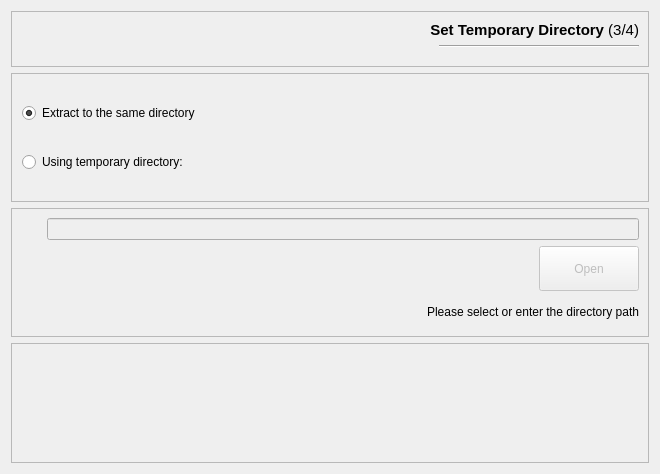
<?xml version="1.0" encoding="UTF-8"?>
<ui version="4.0">
 <class>QExtractWizardPageTempDir</class>
 <widget class="QWizardPage" name="QExtractWizardPageTempDir">
  <property name="geometry">
   <rect>
    <x>0</x>
    <y>0</y>
    <width>660</width>
    <height>474</height>
   </rect>
  </property>
  <property name="windowTitle">
   <string>WizardPage</string>
  </property>
  <layout class="QVBoxLayout" name="verticalLayout">
   <item>
    <widget class="QFrame" name="mTitleFrame">
     <property name="maximumSize">
      <size>
       <width>16777215</width>
       <height>56</height>
      </size>
     </property>
     <property name="layoutDirection">
      <enum>Qt::RightToLeft</enum>
     </property>
     <property name="frameShape">
      <enum>QFrame::StyledPanel</enum>
     </property>
     <property name="frameShadow">
      <enum>QFrame::Raised</enum>
     </property>
     <layout class="QFormLayout" name="formLayout">
      <item row="1" column="0">
       <widget class="Line" name="mHLine0">
        <property name="minimumSize">
         <size>
          <width>200</width>
          <height>0</height>
         </size>
        </property>
        <property name="orientation">
         <enum>Qt::Horizontal</enum>
        </property>
       </widget>
      </item>
      <item row="0" column="0" colspan="2">
       <widget class="QLabel" name="mLabelTitle">
        <property name="font">
         <font>
          <family>Microsoft Sans Serif</family>
          <pointsize>11</pointsize>
         </font>
        </property>
        <property name="text">
         <string>&lt;html&gt;&lt;head/&gt;&lt;body&gt;&lt;p&gt;&lt;span style=&quot; font-weight:600;&quot;&gt;Set Temporary Directory &lt;/span&gt;(3/4)&lt;/p&gt;&lt;/body&gt;&lt;/html&gt;</string>
        </property>
        <property name="alignment">
         <set>Qt::AlignRight|Qt::AlignTrailing|Qt::AlignVCenter</set>
        </property>
       </widget>
      </item>
     </layout>
    </widget>
   </item>
   <item>
    <widget class="QFrame" name="mContentFrame">
     <property name="frameShape">
      <enum>QFrame::StyledPanel</enum>
     </property>
     <property name="frameShadow">
      <enum>QFrame::Raised</enum>
     </property>
     <layout class="QVBoxLayout" name="verticalLayout_2">
      <property name="spacing">
       <number>0</number>
      </property>
      <property name="leftMargin">
       <number>10</number>
      </property>
      <property name="topMargin">
       <number>0</number>
      </property>
      <property name="rightMargin">
       <number>0</number>
      </property>
      <property name="bottomMargin">
       <number>0</number>
      </property>
      <item>
       <widget class="QRadioButton" name="mRadioButtonEmplace">
        <property name="font">
         <font>
          <family>Microsoft Sans Serif</family>
         </font>
        </property>
        <property name="text">
         <string>Extract to the same directory</string>
        </property>
        <property name="checked">
         <bool>true</bool>
        </property>
       </widget>
      </item>
      <item>
       <widget class="QRadioButton" name="mRadioButtonUseBelow">
        <property name="font">
         <font>
          <family>Microsoft Sans Serif</family>
         </font>
        </property>
        <property name="text">
         <string>Using temporary directory:</string>
        </property>
        <property name="checked">
         <bool>false</bool>
        </property>
       </widget>
      </item>
     </layout>
    </widget>
   </item>
   <item>
    <widget class="QFrame" name="mDirFrame">
     <property name="maximumSize">
      <size>
       <width>16777215</width>
       <height>200</height>
      </size>
     </property>
     <property name="layoutDirection">
      <enum>Qt::RightToLeft</enum>
     </property>
     <property name="frameShape">
      <enum>QFrame::StyledPanel</enum>
     </property>
     <property name="frameShadow">
      <enum>QFrame::Raised</enum>
     </property>
     <layout class="QVBoxLayout" name="verticalLayout_3">
      <property name="leftMargin">
       <number>35</number>
      </property>
      <item>
       <widget class="QLineEdit" name="mLineEditTempDir">
        <property name="enabled">
         <bool>false</bool>
        </property>
        <property name="font">
         <font>
          <family>Microsoft Sans Serif</family>
         </font>
        </property>
       </widget>
      </item>
      <item>
       <widget class="QPushButton" name="mButtonOpen">
        <property name="enabled">
         <bool>false</bool>
        </property>
        <property name="minimumSize">
         <size>
          <width>50</width>
          <height>30</height>
         </size>
        </property>
        <property name="maximumSize">
         <size>
          <width>100</width>
          <height>80</height>
         </size>
        </property>
        <property name="font">
         <font>
          <family>Microsoft Sans Serif</family>
         </font>
        </property>
        <property name="text">
         <string>Open</string>
        </property>
       </widget>
      </item>
      <item>
       <widget class="QLabel" name="mLabelDirInfo">
        <property name="maximumSize">
         <size>
          <width>16777215</width>
          <height>30</height>
         </size>
        </property>
        <property name="font">
         <font>
          <family>Microsoft Sans Serif</family>
         </font>
        </property>
        <property name="text">
         <string>Please select or enter the directory path</string>
        </property>
        <property name="alignment">
         <set>Qt::AlignRight|Qt::AlignTrailing|Qt::AlignVCenter</set>
        </property>
       </widget>
      </item>
     </layout>
    </widget>
   </item>
   <item>
    <widget class="QFrame" name="mPlaceHolder0">
     <property name="minimumSize">
      <size>
       <width>0</width>
       <height>50</height>
      </size>
     </property>
     <property name="maximumSize">
      <size>
       <width>16777215</width>
       <height>120</height>
      </size>
     </property>
     <property name="frameShape">
      <enum>QFrame::StyledPanel</enum>
     </property>
     <property name="frameShadow">
      <enum>QFrame::Raised</enum>
     </property>
    </widget>
   </item>
  </layout>
 </widget>
 <resources/>
 <connections/>
</ui>
